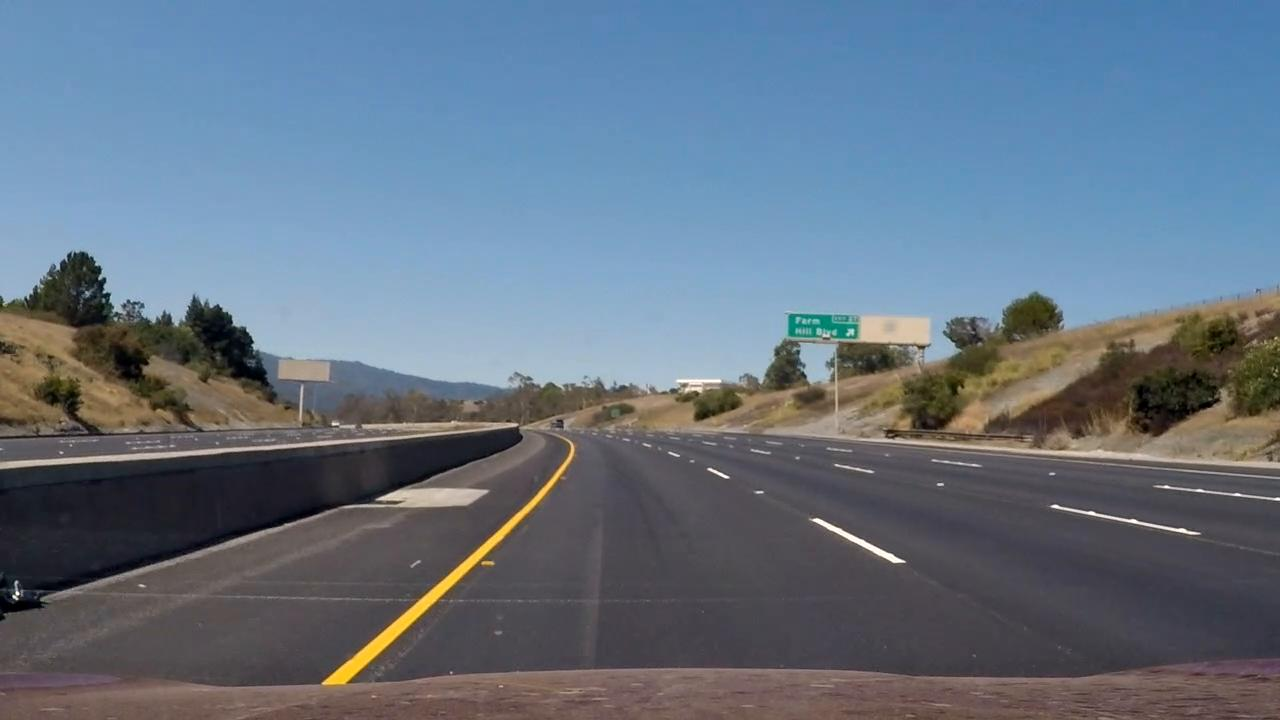
#> input picture input_images/project_vid0014.jpg, 1280 x 720 px, given as the content of the folder vehicles, which was not available
$ jupyter execute --allow-errors Vehicle-Detection.ipynb   (shell and % lines are left out)   (older library calls are emulated)
#> lines starting #> are read from the running program, lines starting #| are printed output that depends on the picture; pictures that were not available may be replaced by others from this repository, and a replacement may not be noted
[cell 1]
import glob, time, cv2, pickle, os
import matplotlib.image as mpimg
import matplotlib.pyplot as plt
import numpy as np
from sklearn.svm import LinearSVC
from sklearn.preprocessing import StandardScaler
from sklearn.model_selection import train_test_split
from skimage.feature import hog
from collections import deque
from scipy.ndimage.measurements import label
from moviepy.editor import VideoFileClip
from IPython.display import HTML
from PIL import Image
from ipywidgets import interact, fixed

[cell 2]
### TODO: Tweak these parameters and see how the results change.
color_space = 'YUV' # Can be RGB, HSV, LUV, HLS, YUV, YCrCb
orient = 9  # HOG orientations
pix_per_cell = 8 # HOG pixels per cell
cell_per_block = 2 # HOG cells per block
hog_channel = 'ALL' # Can be 0, 1, 2, or "ALL"
spatial_size = (16, 16) # Spatial binning dimensions
hist_bins = 16    # Number of histogram bins
spatial_feat = True # Spatial features on or off
hist_feat = True # Histogram features on or off
hog_feat = True # HOG features on or off

[cell 3]
def convert_color(img, conv):
    if conv == 'RGB2YCrCb':
        return cv2.cvtColor(img, cv2.COLOR_RGB2YCrCb)
    elif conv == 'RGB2HSV':
        return cv2.cvtColor(img, cv2.COLOR_RGB2HSV)
    elif conv == 'RGB2LUV':
        return cv2.cvtColor(img, cv2.COLOR_RGB2LUV)
    elif conv == 'RGB2YUV':
        return cv2.cvtColor(img, cv2.COLOR_RGB2YUV)
    elif conv == 'RGB2HLS':
        return cv2.cvtColor(img, cv2.COLOR_RGB2HLS)
    else:
        return img

def get_hog_features(img, orient, pix_per_cell, cell_per_block,
                        vis=False, feature_vec=True):
    # Call with two outputs if vis==True
    if vis == True:
        features, hog_image = hog(img, orientations=orient,
                                  pixels_per_cell=(pix_per_cell, pix_per_cell),
                                  cells_per_block=(cell_per_block, cell_per_block),
                                  transform_sqrt=False,
                                  visualise=vis, feature_vector=feature_vec)
        return features, hog_image
    # Otherwise call with one output
    else:
        features = hog(img, orientations=orient,
                       pixels_per_cell=(pix_per_cell, pix_per_cell),
                       cells_per_block=(cell_per_block, cell_per_block),
                       transform_sqrt=False,
                       visualise=vis, feature_vector=feature_vec)
        return features

def bin_spatial(img, size=(32, 32)):
    color1 = cv2.resize(img[:,:,0], size).ravel()
    color2 = cv2.resize(img[:,:,1], size).ravel()
    color3 = cv2.resize(img[:,:,2], size).ravel()
    return np.hstack((color1, color2, color3))

# Define a function to compute color histogram features
# NEED TO CHANGE bins_range if reading .png files with mpimg!
def color_hist(img, nbins=32, bins_range=(0, 256)):
    # Compute the histogram of the color channels separately
    channel1_hist = np.histogram(img[:,:,0], bins=nbins, range=bins_range)
    channel2_hist = np.histogram(img[:,:,1], bins=nbins, range=bins_range)
    channel3_hist = np.histogram(img[:,:,2], bins=nbins, range=bins_range)
    # Concatenate the histograms into a single feature vector
    hist_features = np.concatenate((channel1_hist[0], channel2_hist[0], channel3_hist[0]))
    # Return the individual histograms, bin_centers and feature vector
    return hist_features

# Define a function to extract features from a list of images
# Have this function call bin_spatial() and color_hist()
def extract_features(imgs, color_space='RGB', spatial_size=(32, 32),
                        hist_bins=32, orient=9,
                        pix_per_cell=8, cell_per_block=2, hog_channel=0,
                        spatial_feat=True, hist_feat=True, hog_feat=True):

    # Create a list to append feature vectors to
    features = []
    # Iterate through the list of images
    for file in imgs:
        file_features = []
        # Read in each one by one
        image = mpimg.imread(file)

        # apply color conversion if other than 'RGB'
        if color_space != 'RGB':
            if color_space == 'HSV':
                feature_image = cv2.cvtColor(image, cv2.COLOR_RGB2HSV)
            elif color_space == 'LUV':
                feature_image = cv2.cvtColor(image, cv2.COLOR_RGB2LUV)
            elif color_space == 'HLS':
                feature_image = cv2.cvtColor(image, cv2.COLOR_RGB2HLS)
            elif color_space == 'YUV':
                feature_image = cv2.cvtColor(image, cv2.COLOR_RGB2YUV)
            elif color_space == 'YCrCb':
                feature_image = cv2.cvtColor(image, cv2.COLOR_RGB2YCrCb)
        else: feature_image = np.copy(image)

        if spatial_feat == True:
            spatial_features = bin_spatial(feature_image, size=spatial_size)
            file_features.append(spatial_features)
        if hist_feat == True:
            # Apply color_hist()
            hist_features = color_hist(feature_image, nbins=hist_bins)
            file_features.append(hist_features)
        if hog_feat == True:
        # Call get_hog_features() with vis=False, feature_vec=True
            if hog_channel == 'ALL':
                hog_features = []
                for channel in range(feature_image.shape[2]):
                    hog_features.append(get_hog_features(feature_image[:,:,channel],
                                        orient, pix_per_cell, cell_per_block,
                                        vis=False, feature_vec=True))
                hog_features = np.ravel(hog_features)
            else:
                hog_features = get_hog_features(feature_image[:,:,hog_channel], orient,
                            pix_per_cell, cell_per_block, vis=False, feature_vec=True)
            # Append the new feature vector to the features list
            file_features.append(hog_features)
        features.append(np.concatenate(file_features))
    # Return list of feature vectors
    return features

[cell 4]
# [30 lines left out: functions add_heat, apply_threshold, draw_labeled_bboxes, not called in this run]

[cell 5]
# Define a single function that can extract features using hog sub-sampling and make predictions
def find_cars(img, ystart, ystop, scale, svc, X_scaler,\
              orient, pix_per_cell, cell_per_block,\
              spatial_size, hist_bins, color_space = 'RGB',\
              spatial_feat=True, hist_feat=True,\
              hog_feat=True, max_boxes = 32):

    global box_list

    draw_img = np.copy(img)

    img_tosearch = img[ystart:ystop,:,:]
    if color_space == 'RGB':
        ctrans_tosearch = img_tosearch
    else:
        conv = 'RGB2' + color_space
        ctrans_tosearch = convert_color(img_tosearch, conv = conv)

    if scale != 1:
        imshape = ctrans_tosearch.shape
        ctrans_tosearch = cv2.resize(ctrans_tosearch,\
            (np.int(imshape[1]/scale), np.int(imshape[0]/scale)))

    ch1 = ctrans_tosearch[:,:,0]
    ch2 = ctrans_tosearch[:,:,1]
    ch3 = ctrans_tosearch[:,:,2]

    # Define blocks and steps as above
    nxblocks = (ch1.shape[1] // pix_per_cell) - cell_per_block + 1
    nyblocks = (ch1.shape[0] // pix_per_cell) - cell_per_block + 1
    nfeat_per_block = orient*cell_per_block**2

    # 64 was the orginal sampling rate, with 8 cells and 8 pix per cell
    window = 64
    nblocks_per_window = (window // pix_per_cell) - cell_per_block + 1
    # Instead of overlap, define how many cells to step
    cells_per_step = 2
    nxsteps = (nxblocks - nblocks_per_window) // cells_per_step
    nysteps = (nyblocks - nblocks_per_window) // cells_per_step

    # Compute individual channel HOG features for the entire image
    if hog_feat:
        hog1 = get_hog_features(ch1, orient, pix_per_cell, cell_per_block, feature_vec=False)
        hog2 = get_hog_features(ch2, orient, pix_per_cell, cell_per_block, feature_vec=False)
        hog3 = get_hog_features(ch3, orient, pix_per_cell, cell_per_block, feature_vec=False)

    img_boxes = []
    for xb in range(nxsteps):
        for yb in range(nysteps):
            ypos = yb*cells_per_step
            xpos = xb*cells_per_step
            # Extract HOG for this patch
            if hog_feat:
                hog_feat1 = hog1[ypos:ypos+nblocks_per_window, xpos:xpos+nblocks_per_window].ravel()
                hog_feat2 = hog2[ypos:ypos+nblocks_per_window, xpos:xpos+nblocks_per_window].ravel()
                hog_feat3 = hog3[ypos:ypos+nblocks_per_window, xpos:xpos+nblocks_per_window].ravel()
                if hog_channel == 0:
                    hog_features = np.hstack(hog_feat1)
                elif hog_channel == 1:
                    hog_features = np.hstack(hog_feat2)
                elif hog_channel == 2:
                    hog_features = np.hstack(hog_feat3)
                elif hog_channel == 'ALL':
                    hog_features = np.hstack((hog_feat1, hog_feat2, hog_feat3))
                else:
                    hog_features = []
            else:
                hog_features = []

            xleft = xpos*pix_per_cell
            ytop = ypos*pix_per_cell

            # Extract the image patch
            subimg = cv2.resize(ctrans_tosearch[ytop:ytop+window, xleft:xleft+window], (64,64))

            # Get color features
            if spatial_feat:
                spatial_features = bin_spatial(subimg, size=spatial_size)
            else:
                spatial_features = []

            if hist_feat:
                hist_features = color_hist(subimg, nbins=hist_bins)
            else:
                hist_features = []

            # Scale features and make a prediction
            test_features = X_scaler.transform(np.hstack((spatial_features,\
                                    hist_features, hog_features)).reshape(1, -1))
            test_prediction = svc.predict(test_features)

            if test_prediction == 1:
                xbox_left = np.int(xleft*scale)
                ytop_draw = np.int(ytop*scale)
                win_draw = np.int(window*scale)
                bbox = ((xbox_left, ytop_draw+ystart),(xbox_left+win_draw,ytop_draw+win_draw+ystart))
                cv2.rectangle(draw_img, bbox[0], bbox[1],(0,0,255),6)
                if bbox[0][1] > -0.8*bbox[0][0]+920 and bbox[1][1] > -0.8*bbox[1][0]+920:
                    box_list.appendleft(bbox)
                    img_boxes.append(bbox)

    if not img_boxes:
        box_list.clear()

    return draw_img

[cell 6]
# Read in cars and notcars if directories not empty, otherwise skip this step
# and use saved pickle file in the next step

dir_cars = 'vehicles'
dir_notcars = 'non-vehicles'
if os.listdir(dir_cars) and os.listdir(dir_notcars) :
    cars = []
    notcars = []

    images_cars = glob.glob("vehicles/GTI_Far/*.jpg") \
                    + glob.glob("vehicles/GTI_Left/*.jpg") \
                    + glob.glob("vehicles/GTI_MiddleClose/*.jpg") \
                    + glob.glob("vehicles/GTI_Right/*.jpg") \
                    + glob.glob("vehicles/KITTI_extracted/*.jpg")
    #images_cars = glob.glob("vehicles_smallset/cars1/*.jpg") \
    #                + glob.glob("vehicles_smallset/cars2/*.jpg") \
    #                + glob.glob("vehicles_smallset/cars3/*.jpg")

    images_notcars = glob.glob("non-vehicles/GTI/*.jpg") \
                        + glob.glob("non-vehicles/Extras/*.jpg")
    #images_notcars = glob.glob("non-vehicles_smallset/notcars1/*.jpg") \
    #                + glob.glob("non-vehicles_smallset/notcars2/*.jpg") \
    #                + glob.glob("non-vehicles_smallset/notcars3/*.jpg")

    for image in images_cars:
        cars.append(image)
    for image in images_notcars:
        notcars.append(image)

    # Define a function to return some characteristics of the dataset
    def data_look(car_list, notcar_list):
        data_dict = {}
        # Define a key in data_dict "n_cars" and store the number of car images
        data_dict["n_cars"] = len(car_list)
        # Define a key "n_notcars" and store the number of notcar images
        data_dict["n_notcars"] = len(notcar_list)
        # Read in a test image, either car or notcar
        example_img = mpimg.imread(car_list[0])
        # Define a key "image_shape" and store the test image shape 3-tuple
        data_dict["image_shape"] = example_img.shape
        # Define a key "data_type" and store the data type of the test image.
        data_dict["data_type"] = example_img.dtype
        # Return data_dict
        return data_dict

    data_info = data_look(cars, notcars)
#> in data_look, example_img is the input picture: shape (720, 1280, 3); mean R, G, B 100.5, 115.2, 131

    print('Your function returned a count of',
          data_info["n_cars"], ' cars and',
          data_info["n_notcars"], ' non-cars')
#| Your function returned a count of 5  cars and 2  non-cars
    print('of size: ',data_info["image_shape"], ' and data type:',
          data_info["data_type"])
#| of size:  (720, 1280, 3)  and data type: uint8

    car_features = extract_features(cars, color_space=color_space,
                            spatial_size=spatial_size, hist_bins=hist_bins,
                            orient=orient, pix_per_cell=pix_per_cell,
                            cell_per_block=cell_per_block,
                            hog_channel=hog_channel, spatial_feat=spatial_feat,
                            hist_feat=hist_feat, hog_feat=hog_feat)
#> in extract_features, `feature_image = cv2.cvtColor(image, cv2.COLOR_RGB2YUV)`: feature_image: shape (720, 1280, 3); mean of channels 0, 1, 2 112.6, 137, 117.4
#> in bin_spatial, `color1 = cv2.resize(img[:,:,0], size).ravel()`: color1 = 256 values, max 203 at index 182, min 15 at index 179, mean 112.3
#> in bin_spatial, `color2 = cv2.resize(img[:,:,1], size).ravel()`: color2 = 256 values, max 157 at index 15, min 74 at index 182, mean 137.1
#> in bin_spatial, `color3 = cv2.resize(img[:,:,2], size).ravel()`: color3 = 256 values, max 171 at index 182, min 73 at index 122, mean 117.2
#> in extract_features, `spatial_features = bin_spatial(feature_image, size=spatial_size)`: spatial_features = 768 values, max 203 at index 182, min 15 at index 179, mean 122.2
#> in color_hist, `hist_features = np.concatenate((channel1_hist[0], channel2_hist[0], ch..`: hist_features = 48 values, max 396018 at index 40, min 0 at index 16, mean 57600
#> after the loop in extract_features, `for channel in range(feature_image.shape[2]):`: hog_features = 3 items
    notcar_features = extract_features(notcars, color_space=color_space,
                            spatial_size=spatial_size, hist_bins=hist_bins,
                            orient=orient, pix_per_cell=pix_per_cell,
                            cell_per_block=cell_per_block,
                            hog_channel=hog_channel, spatial_feat=spatial_feat,
                            hist_feat=hist_feat, hog_feat=hog_feat)

    X = np.vstack((car_features, notcar_features)).astype(np.float64)
    # Fit a per-column scaler
    X_scaler = StandardScaler().fit(X)
    # Apply the scaler to X
    scaled_X = X_scaler.transform(X)

    # Define the labels vector
    y = np.hstack((np.ones(len(car_features)), np.zeros(len(notcar_features))))

    # Split up data into randomized training and test sets
    rand_state = np.random.randint(0, 100)
    X_train, X_test, y_train, y_test = train_test_split(
        scaled_X, y, test_size=0.3, random_state=rand_state)

    print('Using:',orient,'orientations',pix_per_cell,
        'pixels per cell and', cell_per_block,'cells per block')
    print('Feature vector length:', len(X_train[0]))
    # Use a linear SVC
    svc = LinearSVC()
    # Check the training time for the SVC
    t=time.time()
    svc.fit(X_train, y_train)
    t2 = time.time()
    print(round(t2-t, 2), 'Seconds to train SVC...')
    # Check the score of the SVC
    print('Test Accuracy of SVC = ', round(svc.score(X_test, y_test), 4))
    dist_pickle = {}
    dist_pickle["svc"] = svc
    dist_pickle["scaler"] = X_scaler
    with open('svc_pickle.p', 'wb') as file:
        pickle.dump(dist_pickle, file, protocol=pickle.HIGHEST_PROTOCOL)

[cell 7]
# load svc
with open('svc_pickle.p', 'rb') as file:
    dist_pickle = pickle.load( file)
svc = dist_pickle["svc"]
X_scaler = dist_pickle["scaler"]
ystart = 400
ystop = 656
scale = 1.6
thresh = 4
max_boxes = 16

[cell 8]
# use for testing
file_name = 'project_vid'
image_files = sorted(glob.glob('input_images/'+file_name+'*.jpg'))
plt.axis('off')
#> (this line was passed over: IPython is not available in this run)
#> the sliders are set to 

box_list = deque([], maxlen = max_boxes)
#> (the rest of this cell did not finish here and is left out)

[cell 9]
# This is where the video images are processed
file_name = 'project_vid'
image_files = sorted(glob.glob('input_images/'+file_name+'*.jpg'))
plt.axis('off')
#> (this line was passed over: IPython is not available in this run)

count = 0
box_list = deque([], maxlen = max_boxes)
#> (the rest of this cell did not finish here and is left out)

#> in find_cars, `img_tosearch = img[ystart:ystop,:,:]`:
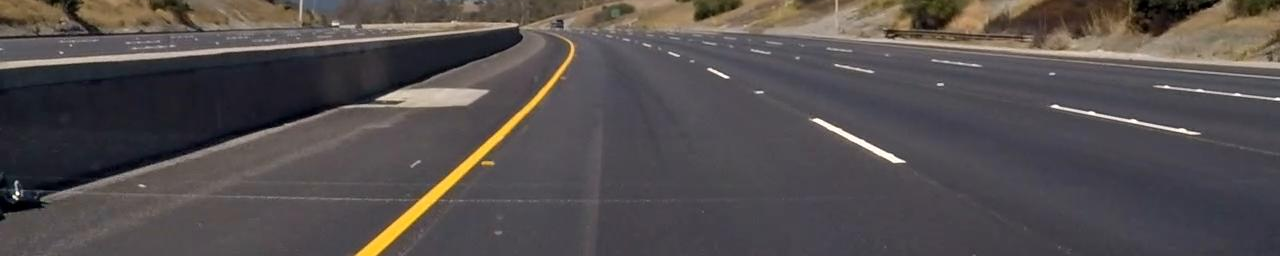
#> img_tosearch: shape (256, 1280, 3); mean R, G, B 84.3, 78.5, 78.5
#> in convert_color, `return cv2.cvtColor(img, cv2.COLOR_RGB2YUV)`: returned value: shape (256, 1280, 3); mean of channels 0, 1, 2 80.2, 127, 131.6
#> in find_cars, `ctrans_tosearch = cv2.resize(ctrans_tosearch,\ (np.int(imshape[1]/scal..`: ctrans_tosearch: shape (160, 800, 3); mean of channels 0, 1, 2 80.2, 127, 131.6
#> in find_cars, `ch1 = ctrans_tosearch[:,:,0]`:
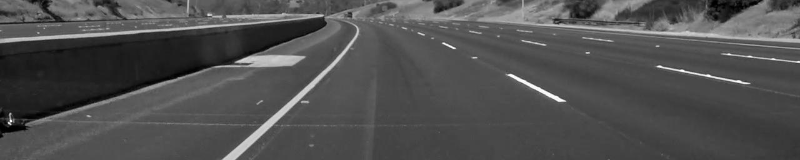
#> ch1: shape (160, 800); min 0, max 253, mean 80.2
#> in find_cars, `ch2 = ctrans_tosearch[:,:,1]`:
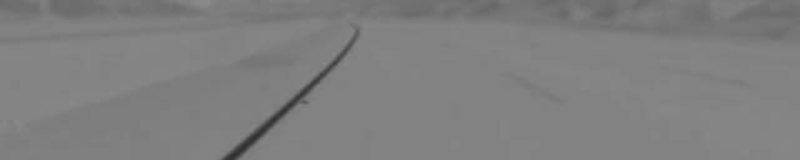
#> ch2: shape (160, 800); min 46, max 138, mean 127
#> in find_cars, `ch3 = ctrans_tosearch[:,:,2]`:
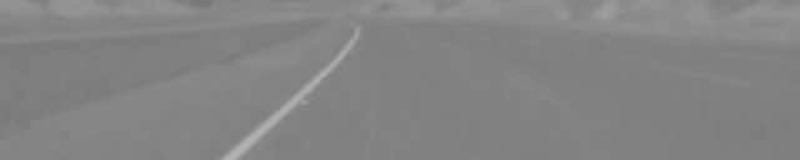
#> ch3: shape (160, 800); min 119, max 181, mean 131.6
#> after the loop in find_cars, `for xb in range(nxsteps):`: subimg: shape (64, 64, 3); mean of channels 0, 1, 2 73.6, 125.2, 132.1
